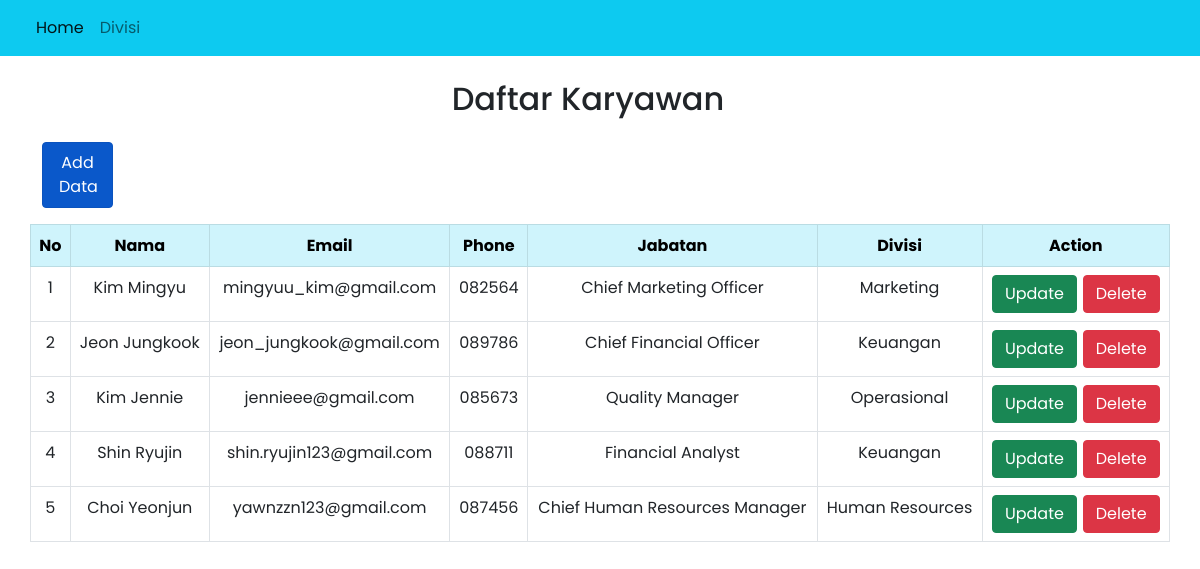
The app's page /source_code/index.php, older data.
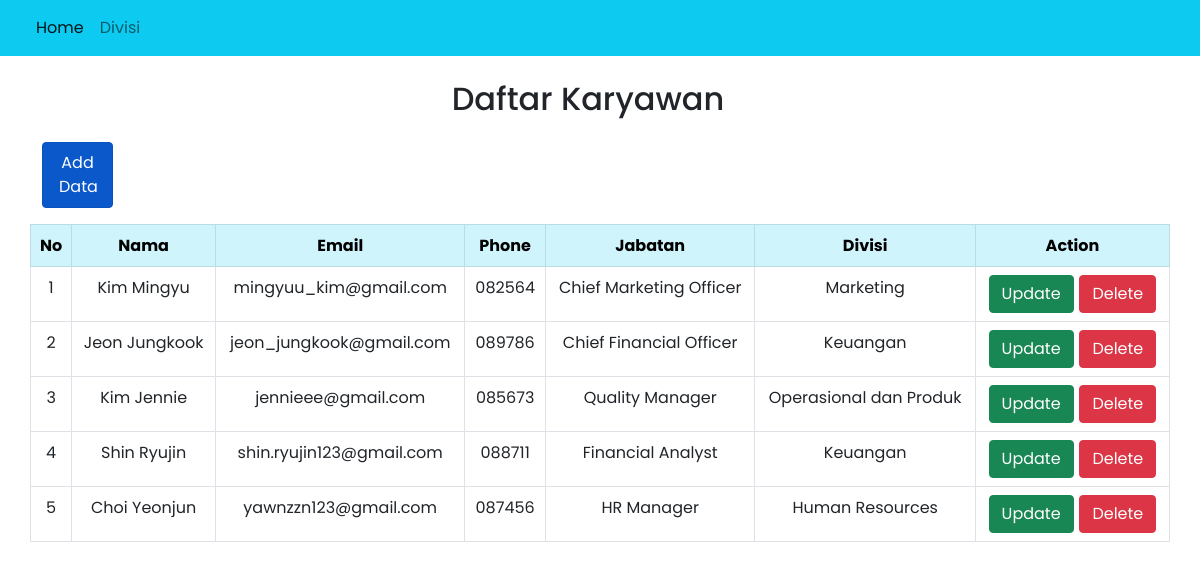
The same page, newer data.
### tables this page shows
CREATE TABLE `karyawan` (
  `id` int(11) NOT NULL,
  `name` varchar(255) NOT NULL,
  `email` varchar(255) NOT NULL,
  `phone` varchar(255) NOT NULL,
  `jabatan` varchar(255) NOT NULL,
  `id_divisi` int(11) NOT NULL
);

CREATE TABLE `divisi` (
  `id_divisi` int(11) NOT NULL,
  `nama_divisi` varchar(255) NOT NULL
);

### source_code/controllers/Karyawan.controller.php (called while the page is built, shortened)
<?php
include_once("models/Divisi.php");
include_once("views/Karyawan.view.php");
class KaryawanController {
  private $karyawan;
  function __construct(){
    $this->karyawan = new Karyawan(Conf::$db_host, Conf::$db_user, Conf::$db_pass, Conf::$db_name);
  }
  public function index() {
    $this->karyawan->open();
    $this->karyawan->getKaryawanJoin();
    $data = array();
    while($row = $this->karyawan->getResult()){
      array_push($data, $row);
    }
    $view = new KaryawanView();
    $view->render($data);
  }
}

### source_code/index.php (called while the page is built, shortened)
<?php
include_once("models/DB.php");
include_once("controllers/Karyawan.controller.php");
$karyawan = new KaryawanController();
$karyawan->index();

### source_code/models/DB.php (called while the page is built, shortened)
<?php
class DB
{
    private $db_host;
    private $db_user;
    private $db_pass;
    private $db_name;
    private $db_link;
    function __construct($db_host, $db_user, $db_pass, $db_name)
    {
        $this->db_host = $db_host;
        $this->db_user = $db_user;
        $this->db_pass = $db_pass;
        $this->db_name = $db_name;
    }
    function open()
    {
        $this->db_link = mysqli_connect($this->db_host, $this->db_user, $this->db_pass, $this->db_name);
    }
    function execute($query)
    {
        $this->result = mysqli_query($this->db_link, $query);
        return $this->result;
    }
}
?>

### source_code/models/Karyawan.php (called while the page is built, shortened)
<?php
class Karyawan extends DB
{
    function getKaryawanJoin()
    {
        $query = "SELECT * FROM karyawan JOIN divisi ON karyawan.id_divisi=divisi.id_divisi ORDER BY karyawan.id";
        return $this->execute($query);
    }
}

### source_code/views/Karyawan.view.php (the view, shortened to what this page needs)
<?php
  class KaryawanView {
    public function render($data){
        $no = 1;
        $dataKaryawan = null;
        foreach($data as $val){
            $dataKaryawan .= "<tr>
            <td>" . $no++ . "</td>
            <td>" . $val['name'] . "</td>
            <td>" . $val['email'] . "</td>
            <td>" . $val['phone'] . "</td>
            <td>" . $val['jabatan'] . "</td>
            <td>" . $val['nama_divisi'] . "</td>
            <td style='font-size: 22px;'>
                <a href='insert.php?id=" . $val['id'] . "'><button type='button' class='btn btn-success text-white'>Update</button></a>
                <a href='index.php?hapus=" . $val['id'] . "'><button type='button' class='btn btn-danger'>Delete</button></a>
            </td>
            </tr>";
        }
      $header = "<tr>
      <th> No </th>
              <th> Nama </th>
              <th> Email </th>
              <th> Phone </th>
              <th> Jabatan </th>
              <th> Divisi </th>
              <th> Action </th>
              </tr>";
    }
  }
?>

Row changes from the older to the newer data that the page shows:
changed through a linked row, karyawan "Kim Jennie": id_divisi.nama_divisi "Operasional" → "Operasional dan Produk"
changed karyawan "Choi Yeonjun": jabatan "Chief Human Resources Manager" → "HR Manager"
